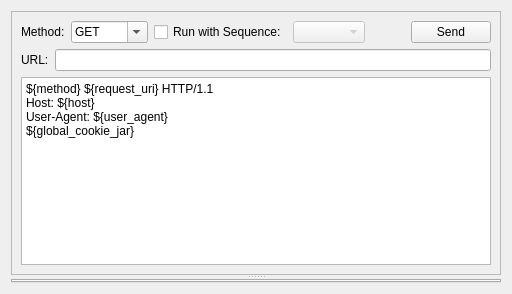
          <widget class="QWidget" name="tab_7">
           <attribute name="title">
            <string>Request</string>
           </attribute>
           <layout class="QVBoxLayout" name="verticalLayout_2">
            <item>
             <widget class="QSplitter" name="splitter_request_tab">
              <property name="orientation">
               <enum>Qt::Vertical</enum>
              </property>
              <widget class="QFrame" name="requestor_request_frame">
               <property name="frameShape">
                <enum>QFrame::StyledPanel</enum>
               </property>
               <property name="frameShadow">
                <enum>QFrame::Sunken</enum>
               </property>
               <layout class="QVBoxLayout" name="verticalLayout_requestor_request_frame">
                <item>
                 <layout class="QHBoxLayout" name="horizontalLayout_7">
                  <item>
                   <widget class="QLabel" name="label">
                    <property name="text">
                     <string>Method:</string>
                    </property>
                   </widget>
                  </item>
                  <item>
                   <widget class="QComboBox" name="requesterRequestMethod">
                    <property name="editable">
                     <bool>true</bool>
                    </property>
                    <item>
                     <property name="text">
                      <string>GET</string>
                     </property>
                    </item>
                    <item>
                     <property name="text">
                      <string>POST</string>
                     </property>
                    </item>
                    <item>
                     <property name="text">
                      <string>HEAD</string>
                     </property>
                    </item>
                    <item>
                     <property name="text">
                      <string>PUT</string>
                     </property>
                    </item>
                    <item>
                     <property name="text">
                      <string>DELETE</string>
                     </property>
                    </item>
                   </widget>
                  </item>
                  <item>
                   <widget class="QCheckBox" name="requesterSequenceCheckBox">
                    <property name="text">
                     <string>Run with Sequence:</string>
                    </property>
                   </widget>
                  </item>
                  <item>
                   <widget class="QComboBox" name="requesterSequenceComboBox">
                    <property name="enabled">
                     <bool>false</bool>
                    </property>
                    <property name="sizePolicy">
                     <sizepolicy hsizetype="MinimumExpanding" vsizetype="Fixed">
                      <horstretch>0</horstretch>
                      <verstretch>0</verstretch>
                     </sizepolicy>
                    </property>
                   </widget>
                  </item>
                  <item>
                   <spacer name="horizontalSpacer_9">
                    <property name="orientation">
                     <enum>Qt::Horizontal</enum>
                    </property>
                    <property name="sizeHint" stdset="0">
                     <size>
                      <width>40</width>
                      <height>20</height>
                     </size>
                    </property>
                   </spacer>
                  </item>
                  <item>
                   <widget class="QPushButton" name="requesterSendButton">
                    <property name="text">
                     <string>Send</string>
                    </property>
                   </widget>
                  </item>
                 </layout>
                </item>
                <item>
                 <layout class="QHBoxLayout" name="horizontalLayout_requestUrlEdit">
                  <item>
                   <widget class="QLabel" name="label_requestUrlEdit">
                    <property name="text">
                     <string>URL:</string>
                    </property>
                   </widget>
                  </item>
                  <item>
                   <widget class="QLineEdit" name="requesterUrlEdit"/>
                  </item>
                 </layout>
                </item>
                <item>
                 <widget class="QPlainTextEdit" name="requesterTemplateEdit">
                  <property name="toolTip">
                   <string>Add method, headers, and associated data</string>
                  </property>
                  <property name="plainText">
                   <string>${method} ${request_uri} HTTP/1.1
Host: ${host}
User-Agent: ${user_agent}
${global_cookie_jar}</string>
                  </property>
                 </widget>
                </item>
               </layout>
              </widget>
              <widget class="QWidget" name="layoutWidget">
               <layout class="QVBoxLayout" name="verticalLayout_12">
                <item>
                 <widget class="QTabWidget" name="reqRespTabWidget">
                  <property name="currentIndex">
                   <number>-1</number>
                  </property>
                 </widget>
                </item>
               </layout>
              </widget>
             </widget>
            </item>
           </layout>
          </widget>
